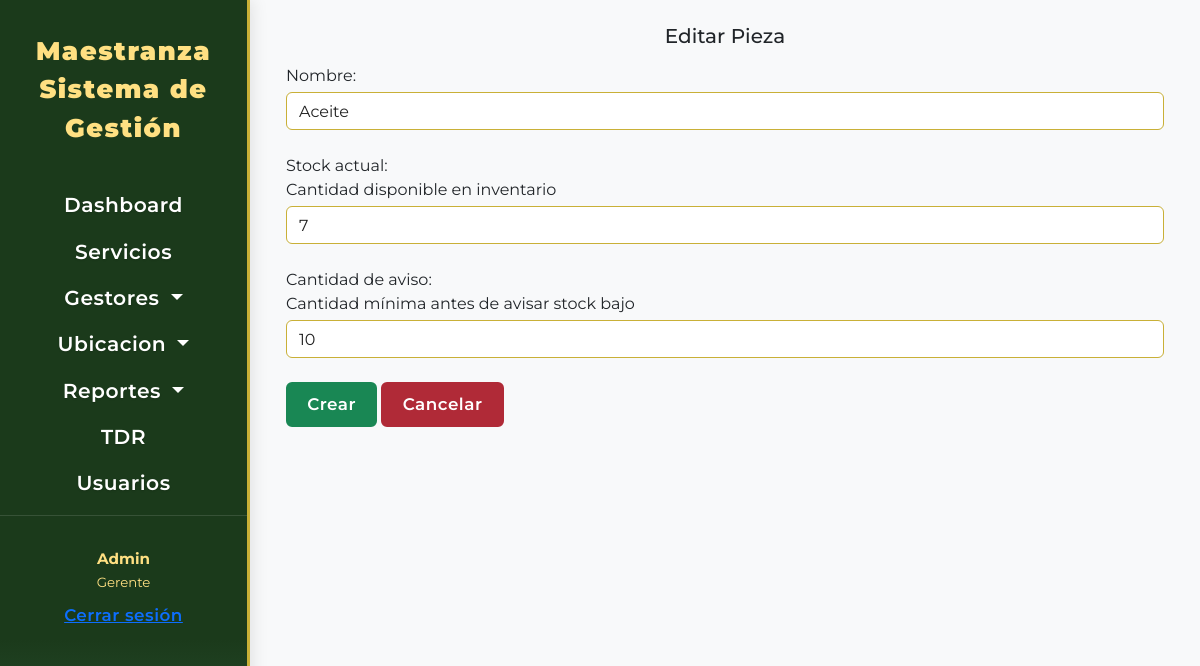
/piezas/editar/1/ (signed in), run on an earlier commit of the app's database.
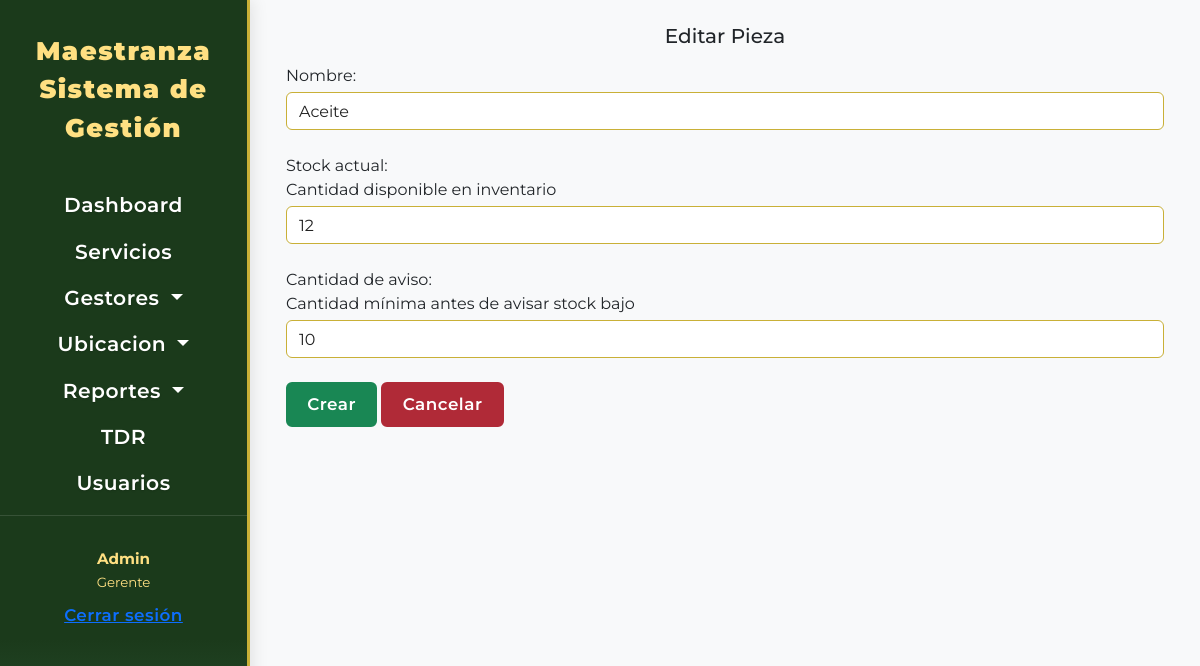
And on a later commit of the database.
### pieza/models.py (models this page shows, shortened)
class Pieza(models.Model):
    nombre = models.CharField(
        max_length=100,
        blank=False,
        null=False,
        verbose_name="Nombre"
    )
    cantidad_stock = models.PositiveIntegerField(
        default=0,
        verbose_name="Stock actual",
        help_text="Cantidad disponible en inventario"
    )
    reorder = models.PositiveIntegerField(
        default=0,
        verbose_name="Cantidad de aviso",
        help_text="Cantidad mínima antes de avisar stock bajo"
    )

### pieza/views.py (the view)
# urls.py: path('editar/<int:id>/', views.pieza_gestion, name='pieza_editar'),
@login_required
def pieza_gestion(request, id=None):
    pieza, modo, extra = modo_gestion(Pieza,id)
    if request.method == 'POST':
        form =PiezaForm(request.POST, instance=pieza)
        if form.is_valid():
            try:
                pieza = form.save()
                messages.success(request, f"Pieza {'creada' if modo == 'crear' else 'actualizada'} correctamente.")
                return redirect('pieza_index')
            except Exception as e:
                messages.error(request, f"Error al guardar la pieza: {e}")
    else:
        form = PiezaForm(instance=pieza)
    context = {
        'form' : form,
        'pieza': pieza,
        'modo': modo,
        'extra': extra
    }
    return render(request, 'pieza/gestion.html', context)

### pieza/forms.py (shortened to what this page needs)
class PiezaForm(ModelForm):
    class Meta:
        model = Pieza
        fields = ['nombre', 'cantidad_stock', 'reorder']
        labels = {
            'reorder': 'Cantidad de aviso'
        }
        widgets = {
            'nombre': forms.TextInput(attrs={'class': 'form-control mb-4 mt-1', 'placeholder': 'Escribe el nombre'}),
            'cantidad_stock': forms.NumberInput(attrs={'class': 'form-control mb-4 mt-1', 'placeholder': 'Escribe la cantidad'}),
            'reorder': forms.NumberInput(attrs={'class': 'form-control mb-4 mt-1', 'placeholder': 'Escribe la cantidad'}),
        }

### maestranza/utils.py (called while the page is built)
def modo_gestion(modelo,id=None):
    if id:
        return get_object_or_404(modelo, id=id), 'editar', 0
    return None, 'crear', 1

### templates/pieza/gestion.html (shortened to what this page needs)
{% extends "components/formulario.html" %}
{% block formtit %}
{% if modo == 'editar' %}
Editar Pieza
{% else %}
Crear Pieza
{% endif %}
{% endblock formtit %}
{% block formulario %}
{{form}}
<input class="btn btn-success" type="submit" value="Crear">
<a class="btn btn-danger" href="{% url 'pieza_index'%}">Cancelar</a>
{% endblock formulario %}

What changed in the data, as far as the page shows it:
changed Pieza "Aceite": cantidad_stock "7" → "12"
